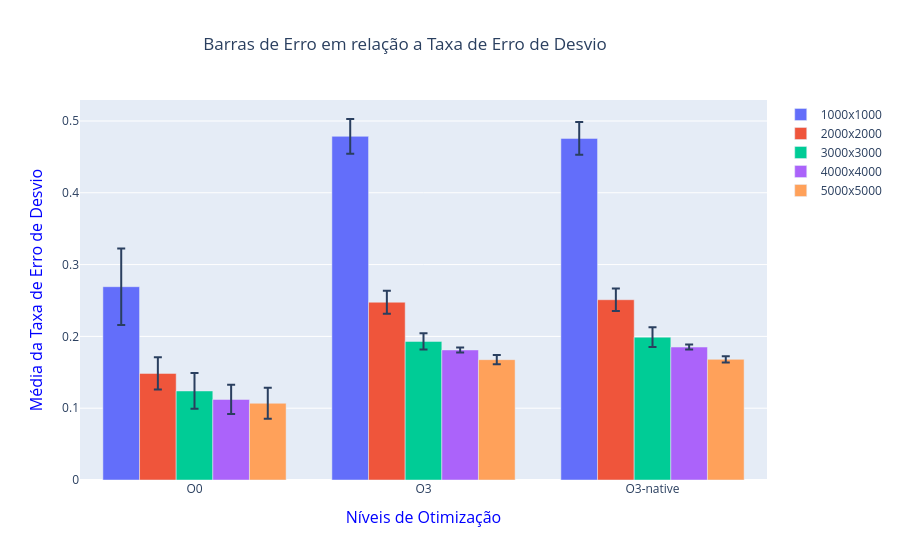

The code cell stored with this chart in its notebook:
### Code cell
plot = go.Figure()
for matrix_size, data in df_grouped_branch_miss_rate.groupby("matrix_size"):
    plot.add_trace(
        go.Bar(
            name=f"{matrix_size}x{matrix_size}",
            x=data["otimization_level"],
            y=data["mean"],
            orientation="v",
            error_y={
                "type": "data",
                "array": data["std"],
                "visible": True,
            },
        )
    )

plot.update_layout(
    title={"text":"Barras de Erro em relação a Taxa de Erro de Desvio", "x":0.45},
    barmode="group",
    xaxis_title={"text":"Níveis de Otimização", "font":{"size":16, "color":"blue"}},
    yaxis_title={"text":"Média da Taxa de Erro de Desvio", "font":{"size":16, "color":"blue"}}
    )

### Figure 1 — Plotly figure (JSON) as saved in the notebook; plotly's stock layout.template omitted (floating-point values rounded to 4 significant figures)
{"data": [{"error_y": {"array": [0.05336, 0.02414, 0.0228], "type": "data", "visible": true}, "name": "1000x1000", "orientation": "v", "type": "bar", "x": ["O0", "O3", "O3-native"], "y": [0.2692, 0.4786, 0.4758]}, {"error_y": {"array": [0.02251, 0.01595, 0.01569], "type": "data", "visible": true}, "name": "2000x2000", "orientation": "v", "type": "bar", "x": ["O0", "O3", "O3-native"], "y": [0.1484, 0.2476, 0.2511]}, {"error_y": {"array": [0.02493, 0.01124, 0.01369], "type": "data", "visible": true}, "name": "3000x3000", "orientation": "v", "type": "bar", "x": ["O0", "O3", "O3-native"], "y": [0.124, 0.193, 0.1989]}, {"error_y": {"array": [0.02044, 0.003451, 0.003527], "type": "data", "visible": true}, "name": "4000x4000", "orientation": "v", "type": "bar", "x": ["O0", "O3", "O3-native"], "y": [0.1122, 0.1811, 0.1852]}, {"error_y": {"array": [0.02152, 0.0064, 0.004352], "type": "data", "visible": true}, "name": "5000x5000", "orientation": "v", "type": "bar", "x": ["O0", "O3", "O3-native"], "y": [0.1069, 0.1676, 0.168]}], "layout": {"barmode": "group", "title": {"text": "Barras de Erro em relação a Taxa de Erro de Desvio", "x": 0.45}, "xaxis": {"title": {"font": {"color": "blue", "size": 16}, "text": "Níveis de Otimização"}}, "yaxis": {"title": {"font": {"color": "blue", "size": 16}, "text": "Média da Taxa de Erro de Desvio"}}}}
